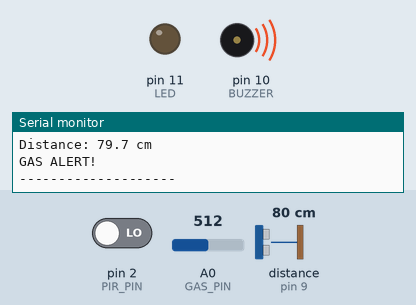
Recording of a sketch running on a simulated Arduino Uno, built with avr-gcc and run on an emulated ATmega328P. Parts: output pins drawn as LEDs (lit = HIGH), buzzer (waves = sounding, pin HIGH), the last lines printed to the serial monitor. Wiring (inferred from the names in the program): ultrasonic range finder: trigger pin 8; echo pin 9. Inputs (shaded band) come from the test bench; at power-on: A0 (GAS_PIN) = 512, pin 2 (PIR_PIN) LOW, distance to the obstacle (sensor on pin 9) 80 cm. The echo pulse lasts 58.3 µs per cm; pins used as bus, display or sensor lines are not drawn.

Above: at 1.8 s.
1.9 s: A0 (GAS_PIN) set to 483
At 2.8 s:
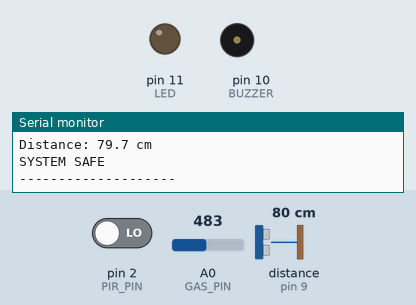
3.5 s: pin 2 (PIR_PIN) driven HIGH
At 4.5 s:
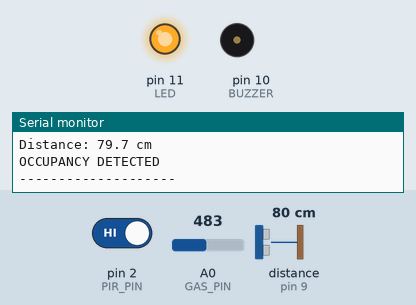
5.6 s: A0 (GAS_PIN) set to 510
At 7.2 s:
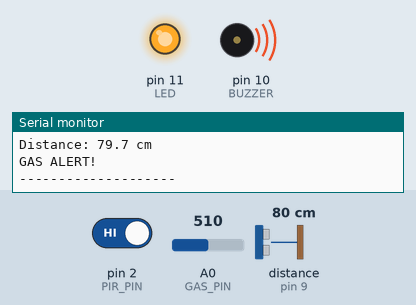
7.7 s: A0 (GAS_PIN) set to 490
At 8.6 s:
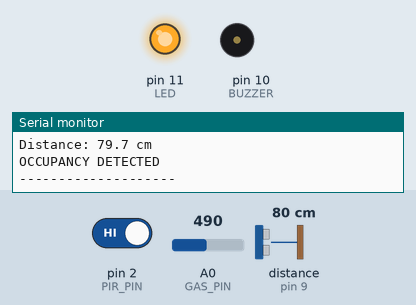
9.7 s: A0 (GAS_PIN) set to 511
At 11.4 s:
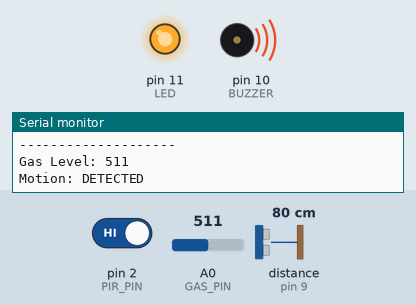
Timing chart, 0 to 12.8 s (numbered marks = the images above; inputs shaded):
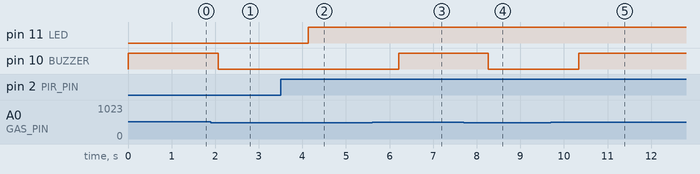

Measured:
- the behaviour switches between 501 and 500 on A0 (GAS_PIN) (found by bisection; images 0 and 1)
- after the input at 1.9 s, pin 10 (BUZZER): HIGH → LOW after 0.17 s
- after the input at 3.5 s, pin 11 (LED): LOW → HIGH after 0.64 s
- after the input at 5.6 s, pin 10 (BUZZER): LOW → HIGH after 0.61 s
- after the input at 7.7 s, pin 10 (BUZZER): HIGH → LOW after 0.57 s
- after the input at 9.7 s, pin 10 (BUZZER): LOW → HIGH after 0.64 s

The sketch:

sketch_oct15a.ino
```cpp
#define GAS_PIN A0
#define PIR_PIN 2
#define TRIG_PIN 8
#define ECHO_PIN 9
#define BUZZER 10
#define LED 11

void setup()
{
  Serial.begin(9600);

  pinMode(PIR_PIN, INPUT);
  pinMode(TRIG_PIN, OUTPUT);
  pinMode(ECHO_PIN, INPUT);
  pinMode(BUZZER, OUTPUT);
  pinMode(LED, OUTPUT);
}

void loop()
{
  int gas = analogRead(GAS_PIN);
  int motion = digitalRead(PIR_PIN);

  digitalWrite(TRIG_PIN, LOW);
  delayMicroseconds(2);

  digitalWrite(TRIG_PIN, HIGH);
  delayMicroseconds(10);

  digitalWrite(TRIG_PIN, LOW);

  long duration = pulseIn(ECHO_PIN, HIGH);
  float distance = duration * 0.0343 / 2;

  if (gas > 500)
    digitalWrite(BUZZER, HIGH);
  else
    digitalWrite(BUZZER, LOW);

  digitalWrite(LED, motion);

  Serial.print("Gas Level: ");
  Serial.println(gas);

  Serial.print("Motion: ");

  if (motion)
    Serial.println("DETECTED");
  else
    Serial.println("NOT DETECTED");

  Serial.print("Distance: ");
  Serial.print(distance, 1);
  Serial.println(" cm");

  if (gas > 500)
    Serial.println("GAS ALERT!");
  else if (motion)
    Serial.println("OCCUPANCY DETECTED");
  else
    Serial.println("SYSTEM SAFE");

  Serial.println("--------------------");

  delay(1000);
}
```
